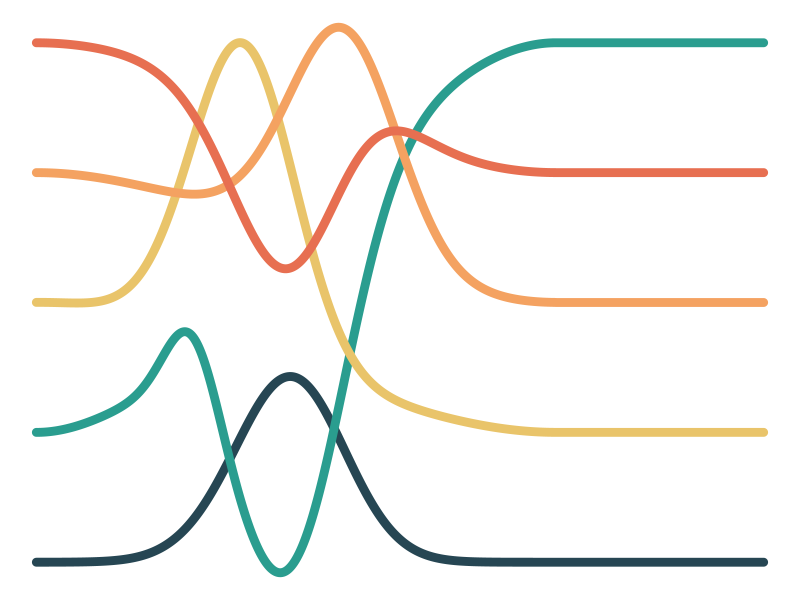
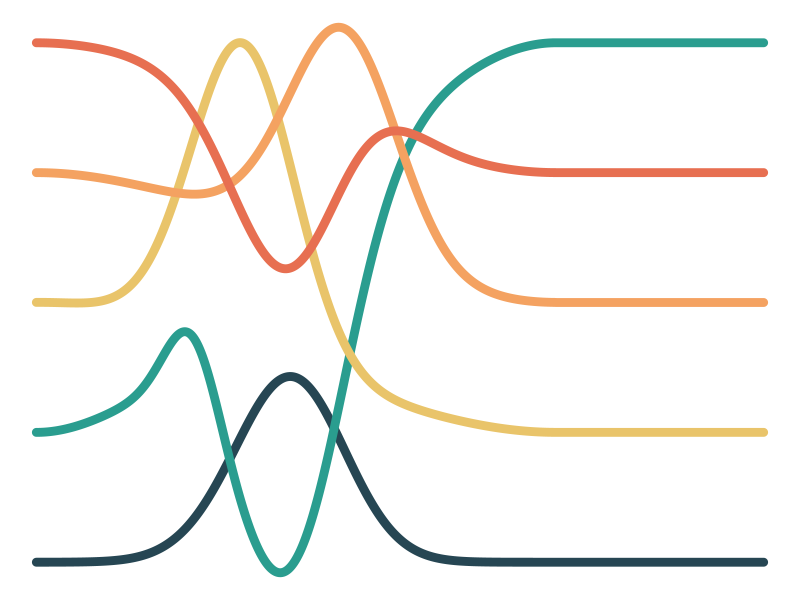

R code for these plots, in order:
####################
# Youngflesh Lab logo creation using basis functions
#
# Code by Casey Youngflesh, with assistance from ChatGPT
# Design inspired from the Colburn School (Los Angeles) logo
####################


# load packages -----------------------------------------------------------

library(tidyverse)


# Colors ------------------------------------------------------------------

# palettes: https://coolors.co/palettes/popular/5%20colors

#Sunny Beach Day
colors <- c("#264653","#2a9d8f","#e9c46a","#f4a261","#e76f51")
# #Sunrise Glow
# colors <- c("#233d4d","#fe7f2d","#fcca46","#a1c181","#619b8a")
# Ocean Breeze
# colors <- c("#031d44","#04395e","#70a288","#dab785","#d5896f")
# Coastal Vibes
# colors <- c("#160f29","#246a73","#368f8b","#f3dfc1","#ddbea8")
# #Ocean Serenity
# colors <- c("#01161e","#124559","#598392","#aec3b0","#eff6e0")
# #Refreshing Summer Fun
# colors <- c("#8ecae6","#219ebc","#023047","#ffb703","#fb8500")
# Earthy Forest Hues
# colors <- c("#dad7cd","#a3b18a","#588157","#3a5a40","#344e41")
# Silent Waters
# colors <- c("#e0fbfc","#c2dfe3","#9db4c0","#5c6b73","#253237")
# Forest Green Tones
# colors <- c("#c9e4ca","#87bba2","#55828b","#3b6064","#364958")


# set order -----------------------------------------------------

x <- seq(0, 1, length.out = 1400)

# Evenly spaced endpoints
ymin <- 1
ymax <- 5
left_offsets  <- seq(ymin, ymax, length.out = 5)   # bottom -> top
right_positions <- seq(ymin, ymax, length.out = 5)

# Mapping: (1 -> 1, 2 -> 5, 3 -> 2, 4 -> 3, 5 -> 4)
mapping <- c(1, 5, 2, 3, 4)
right_offsets <- right_positions[mapping]

# to make ordering of colors based on right side positions rather than left
# colors2 <- colors[mapping]
colors2 <- colors

# Smooth interpolation for endpoints
smoothstep <- function(t) t^2 * (3 - 2 * t)
sx <- smoothstep(x)

# to get the lines from starting position to the ending position
base_curves <- lapply(1:5, function(i) {
  #i <- 1
  (1 - sx) * left_offsets[i] + sx * right_offsets[i]
})

#visualize
# plot(x, base_curves[[1]], type = 'l', col = colors[1], lwd = 2,
#      ylim = c(0, 6), ylab = '')
# lines(x, base_curves[[2]], col = colors[2], lwd = 2)
# lines(x, base_curves[[3]], col = colors[3], lwd = 2)
# lines(x, base_curves[[4]], col = colors[4], lwd = 2)
# lines(x, base_curves[[5]], col = colors[5], lwd = 2)


# create wiggles to add to base curves ------------------------------

# Gaussian wiggles (basis functions) - using 6
mus <- c(0.1, 0.3, 0.4, 0.5, 0.6, 0.75)
sigmas <- c(0.05, 0.05, 0.1, 0.1, 0.1, 0.05)
gauss_basis <- sapply(seq_along(mus),
                      function(k) dnorm(x, mean = mus[k], sd = sigmas[k]))

# #visualize basis functions
# plot(gauss_basis[,1], type = 'l', xlim = c(0, NROW(gauss_basis)))
# for (i in 2:NCOL(gauss_basis))
# {
#   lines(gauss_basis[,i])
# }


# coefs to apply to basis funcs --------------------------------------------

coefs <- matrix(c(
   0.0,   0.0,  0.3,  1.6,  0.0, 0.0, # bottom - dark blue
   0.0,   0.4, -0.5, -2.8,  0.0, 0.0, # 2nd up - light blue
   0.0,   0.0,  3.0, -0.1,  0.0, 0.0, # 3rd up - yellow
   0.0,   0.0,  0.0,  0.3,  2.0, 0.0, # 4th up - orange
   0.0,   0.0, -0.3, -1.7,  0.6, 0.0), # top - red
  nrow = 5, byrow = TRUE)

# Wiggle amplitude
amp <- 0.2


# create curves -----------------------------------------------------------

Y <- lapply(1:5, function(i) {
  #i <- 1
  #base curve
  base <- base_curves[[i]]
  #wiggles to add on top
  wig  <- amp * as.numeric(gauss_basis %*% coefs[i, ])
  #add them
  out <- base + wig
  
  # plot(base, type = 'l', lwd = 2, ylim = range(c(base, out)))
  # lines(out, type = 'l', col = 'red', lwd = 2)
  
  return(out)
})

# Data
dat <- do.call(rbind, lapply(1:5, function(i) {
  data.frame(x = x, y = Y[[i]], id = paste0("L", i))
}))


# add leading/trailing ----------------------------------------------------

# #add leading values that do not vary
# lnum <- seq(-0.4, 0, length.out = 10)
# dat2 <- rbind(dat,
#                   data.frame(x = rep(lnum, 5),
#                              y = c(rep(1, 10),
#                                    rep(2, 10),
#                                    rep(3, 10),
#                                    rep(4, 10),
#                                    rep(5, 10)),
#                              id = c(rep('L1', 10),
#                                     rep('L2', 10),
#                                     rep('L3', 10),
#                                     rep('L4', 10),
#                                     rep('L5', 10)))) %>%
#   dplyr::group_by(id) %>%
#   dplyr::arrange(x) %>%
#   dplyr::ungroup() %>%
#   dplyr::arrange(id) %>% 
#   dplyr::filter(x <= 0.9)
           

#add trailing values
tnum <- seq(1, 1.4, length.out = 10)
dat2 <- rbind(dat,
              data.frame(x = rep(tnum, 5),
                         y = c(rep(1, 10),
                               rep(5, 10),
                               rep(2, 10),
                               rep(3, 10),
                               rep(4, 10)),
                         id = c(rep('L1', 10),
                                rep('L2', 10),
                                rep('L3', 10),
                                rep('L4', 10),
                                rep('L5', 10)))) %>%
  dplyr::group_by(id) %>%
  dplyr::arrange(x) %>%
  dplyr::ungroup() %>%
  dplyr::arrange(id) #%>%
  # dplyr::filter(x > 0.03)


# plot --------------------------------------------------------------------

p <- ggplot(dat2, aes(x = x, y = y, color = id)) +
  geom_path(size = 3,
            lineend = "round") +
  scale_color_manual(values = colors2) +
  theme_void() +
  theme(legend.position = 'none')

print(p)

ggsave(p, filename = '~/Desktop/logo_r.pdf', 
       width = 6,
       height = 1.5)
